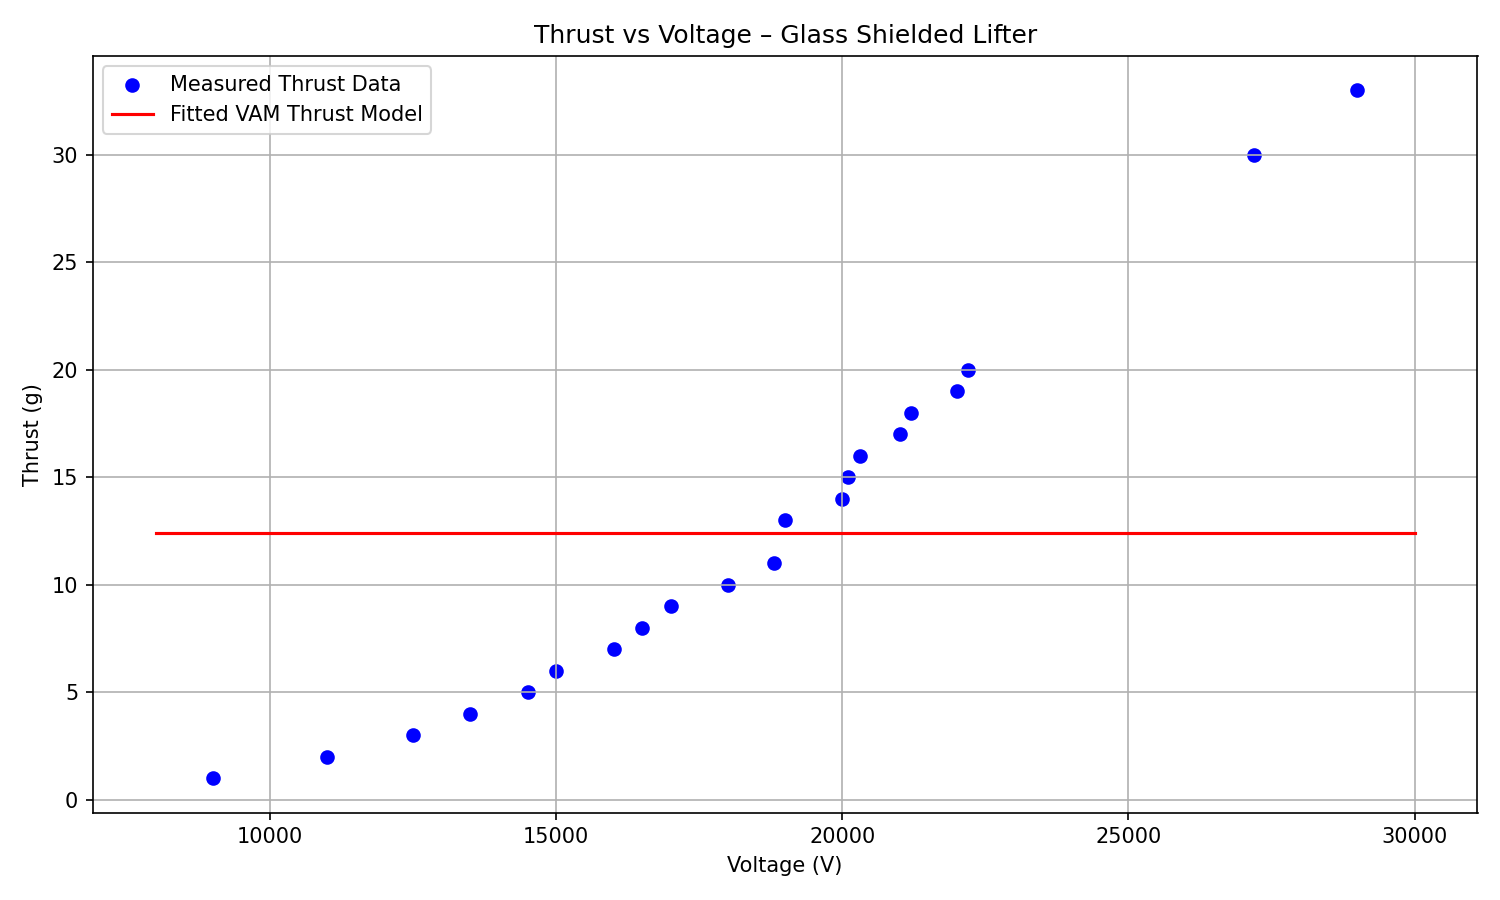

Recreate this plot in Python.
# Re-import required modules after reset
import numpy as np
import matplotlib.pyplot as plt
from scipy.optimize import curve_fit

# Experimental data (from glass shield section)
voltage_kV = np.array([
    9, 11, 12.5, 13.5, 14.5, 15, 16, 16.5, 17, 18,
    18.8, 19, 20, 20.1, 20.3, 21, 21.2, 22, 22.2, 27.2, 29
])
voltage = voltage_kV * 1000  # convert to volts

thrust_g = np.array([
    1, 2, 3, 4, 5, 6, 7, 8, 9, 10,
    11, 13, 14, 15, 16, 17, 18, 19, 20, 30, 33
])

# Define a nonlinear function for fitting
def thrust_model(V, a, b, c, V0):
    return a * V**2 / (1 + np.exp(-b * (V - V0))) + c

# Initial guess for parameters
initial_guess = [1e-9, 0.001, 0, 18000]

# Curve fitting
params, covariance = curve_fit(thrust_model, voltage, thrust_g, p0=initial_guess)
a, b, c, V0 = params

# Generate fit line
V_fit = np.linspace(8000, 30000, 300)
T_fit = thrust_model(V_fit, *params)

# Plotting
plt.figure(figsize=(10, 6))
plt.scatter(voltage, thrust_g, color='blue', label='Measured Thrust Data')
plt.plot(V_fit, T_fit, color='red', label='Fitted VAM Thrust Model')
plt.xlabel('Voltage (V)')
plt.ylabel('Thrust (g)')
plt.title('Thrust vs Voltage – Glass Shielded Lifter')
plt.legend()
plt.grid(True)
plt.tight_layout()
# ✅ Get the script filename dynamically and save as pdf
import os
script_name = os.path.splitext(os.path.basename(__file__))[0]
# filename = f"{script_name}.pdf"
# plt.savefig(filename, format="pdf", bbox_inches="tight")
filename = f"{script_name}.png"
plt.savefig(filename, dpi=150)  # Save image with high resolution
plt.tight_layout()
plt.show()

# Re-import modules after code execution reset


# Constants
rho_ae = 7.0e-7  # kg/m^3, Æther density
C_e = 1.09384563e6  # m/s, vortex core tangential velocity
r = 1e-3  # m, radius of vortex shell (1 mm)
area = np.pi * r**2  # m^2
T_max = rho_ae * area * C_e**2  # maximum thrust in Newtons

# Convert to grams (1 N ≈ 101.97 g)
T_max_g = T_max * 101.97

# Experimental voltage data (glass shielded)
voltage_glass_kV = np.array([
    9, 11, 12.5, 13.5, 14.5, 15, 16, 16.5, 17, 18,
    18.8, 19, 20, 20.1, 20.3, 21, 21.2, 22, 22.2, 27.2, 29
])
voltage_glass = voltage_glass_kV * 1000  # V
thrust_glass_g = np.array([
    1, 2, 3, 4, 5, 6, 7, 8, 9, 10,
    11, 13, 14, 15, 16, 17, 18, 19, 20, 30, 33
])

# VAM sigmoid thrust model
def vam_thrust(V, T_max_g, lam):
    return T_max_g * (1 - np.exp(-lam * V**2))

# Choose λ to fit shape (empirically tuned)
lambda_vam = 2e-10

# Generate VAM curve
V_sim = np.linspace(8000, 30000, 500)
T_sim = vam_thrust(V_sim, T_max_g, lambda_vam)

# Plotting
plt.figure(figsize=(10, 6))
plt.scatter(voltage_glass, thrust_glass_g, color='blue', label='Experimental Data (Glass Shield)')
plt.plot(V_sim, T_sim, color='purple', linestyle='--', label='VAM Prediction')
plt.xlabel('Voltage (V)')
plt.ylabel('Thrust (g)')
plt.title('Thrust vs Voltage – VAM Model with Æther Constants')
plt.legend()
plt.grid(True)
plt.tight_layout()
# ✅ Get the script filename dynamically and save as pdf
import os
script_name = os.path.splitext(os.path.basename(__file__))[0]
# filename = f"{script_name}.pdf"
# plt.savefig(filename, format="pdf", bbox_inches="tight")
filename = f"{script_name}2.png"
plt.savefig(filename, dpi=150)  # Save image with high resolution
plt.tight_layout()
plt.show()

print(T_max_g)  # Report the max theoretical thrust limit in grams
